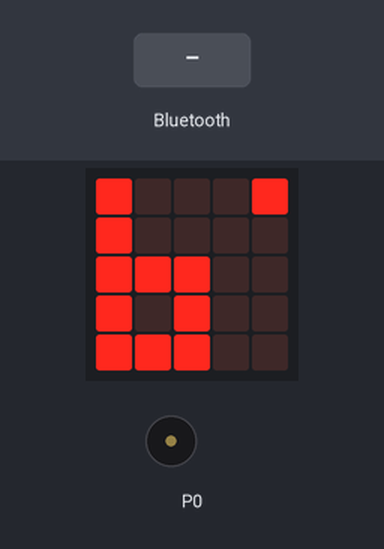
The program below on a simulated BBC micro:bit (MakeCode). Parts: the board's 5×5 LED display, buzzer (waves = sounding). The inputs (shaded band) are chosen by the test bench.

Above: at 1.6 s.
1.7 s: a phone connects over Bluetooth
At 3.3 s:
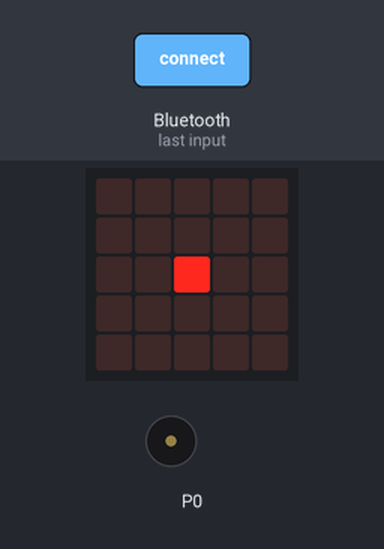
At 4.1 s:
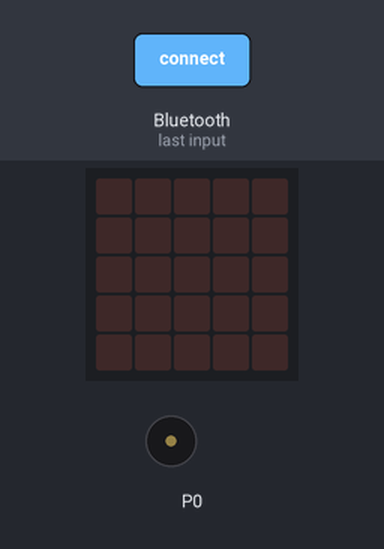
4.3 s: a phone disconnects over Bluetooth
At 5.0 s:
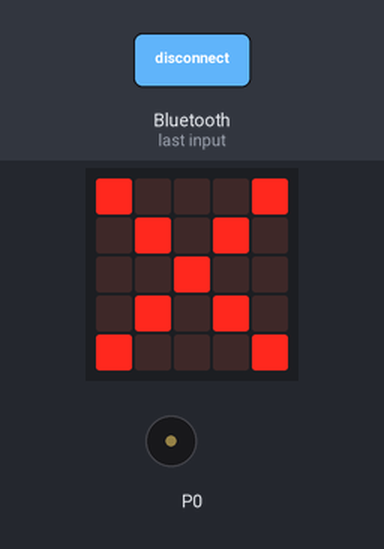
Timing chart, 0 to 7.3 s (numbered marks = the images above; inputs shaded):
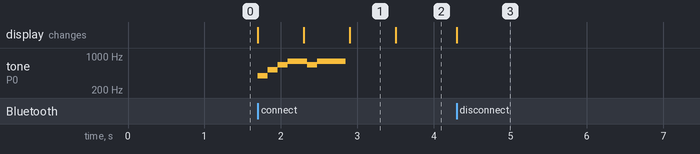

The program:

display.py
```python
def on_bluetooth_connected():
    music.start_melody(music.built_in_melody(Melodies.POWER_UP), MelodyOptions.ONCE)
    basic.show_leds("""
        # . . . #
        . # . # .
        . . # . .
        . # . # .
        # . . . #
        """)
    basic.pause(200)
    basic.show_leds("""
        . . . . .
        . # . # .
        . . # . .
        . # . # .
        . . . . .
        """)
    basic.pause(200)
    basic.show_leds("""
        . . . . .
        . . . . .
        . . # . .
        . . . . .
        . . . . .
        """)
    basic.pause(200)
    basic.show_leds("""
        . . . . .
        . . . . .
        . . . . .
        . . . . .
        . . . . .
        """)
    basic.pause(200)
bluetooth.on_bluetooth_connected(on_bluetooth_connected)

def on_bluetooth_disconnected():
    basic.show_leds("""
        # . . . #
        . # . # .
        . . # . .
        . # . # .
        # . . . #
        """)
bluetooth.on_bluetooth_disconnected(on_bluetooth_disconnected)

basic.show_leds("""
    # . . . #
    # . . . .
    # # # . .
    # . # . .
    # # # . .
    """)
bluetooth.start_led_service()
```

Measured:
- after the input at 1.7 s, tone on P0: plays 392 Hz for 0.13 s, 523 Hz for 0.13 s, 659 Hz for 0.13 s, 784 Hz for 0.26 s, 659 Hz for 0.13 s, 784 Hz for 0.38 s, starting at once; the display: first changes at once (image 1 shows a later state)
- after the input at 4.3 s, the display: changes at once (image 3)
- what the display in image 1 shows lasts 0.6 s, from 2.9 s to 3.5 s
